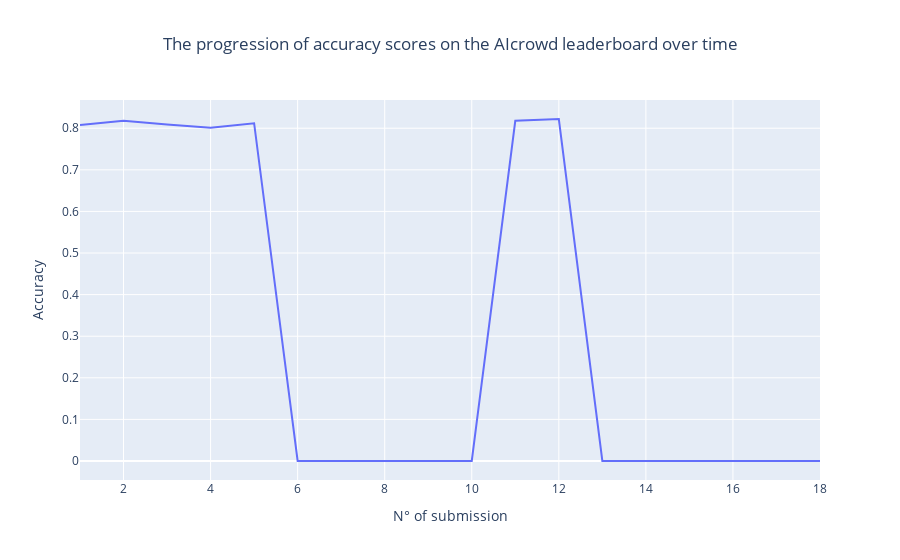

Notebook cell for this chart:
### Markdown cell above
### [C.] Progression of accuracies

### Code cell
# /!\ You have to run Chapter 1. "libraries“ first before being able to plot the progression of accuracies
aicrowd_accuracy_progression = pd.read_csv('../documents/aicrowd_accuracy_progression.csv', sep=';')

fig = go.Figure(data=go.Scatter(x=aicrowd_accuracy_progression.commit_number,
                                y=aicrowd_accuracy_progression.accuracy,
                                mode='lines')) 
fig.update_layout(title='The progression of accuracy scores on the AIcrowd leaderboard over time',
                  xaxis_title="N° of submission", 
                  yaxis_title="Accuracy",
                  title_x=0.5)
fig.show()

### Figure 1 — Plotly figure (JSON) as saved in the notebook; plotly's stock layout.template omitted (floating-point values rounded to 4 significant figures)
{"data": [{"mode": "lines", "type": "scatter", "x": [1, 2, 3, 4, 5, 6, 7, 8, 9, 10, 11, 12, 13, 14, 15, 16, 17, 18], "y": [0.808, 0.818, 0.809, 0.801, 0.812, 0, 0, 0, 0, 0, 0.818, 0.8222, 0, 0, 0, 0, 0, 0]}], "layout": {"title": {"text": "The progression of accuracy scores on the AIcrowd leaderboard over time", "x": 0.5}, "xaxis": {"title": {"text": "N° of submission"}}, "yaxis": {"title": {"text": "Accuracy"}}}}
